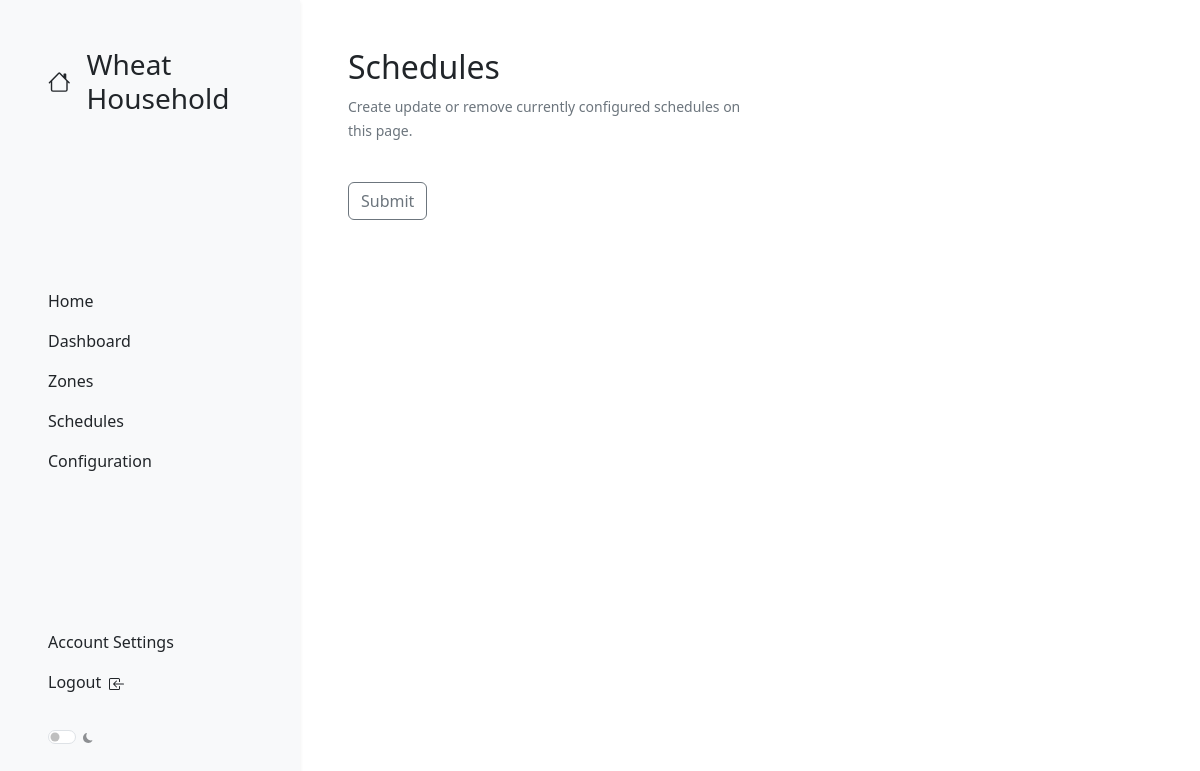
The app's page /schedules (signed in), older data.
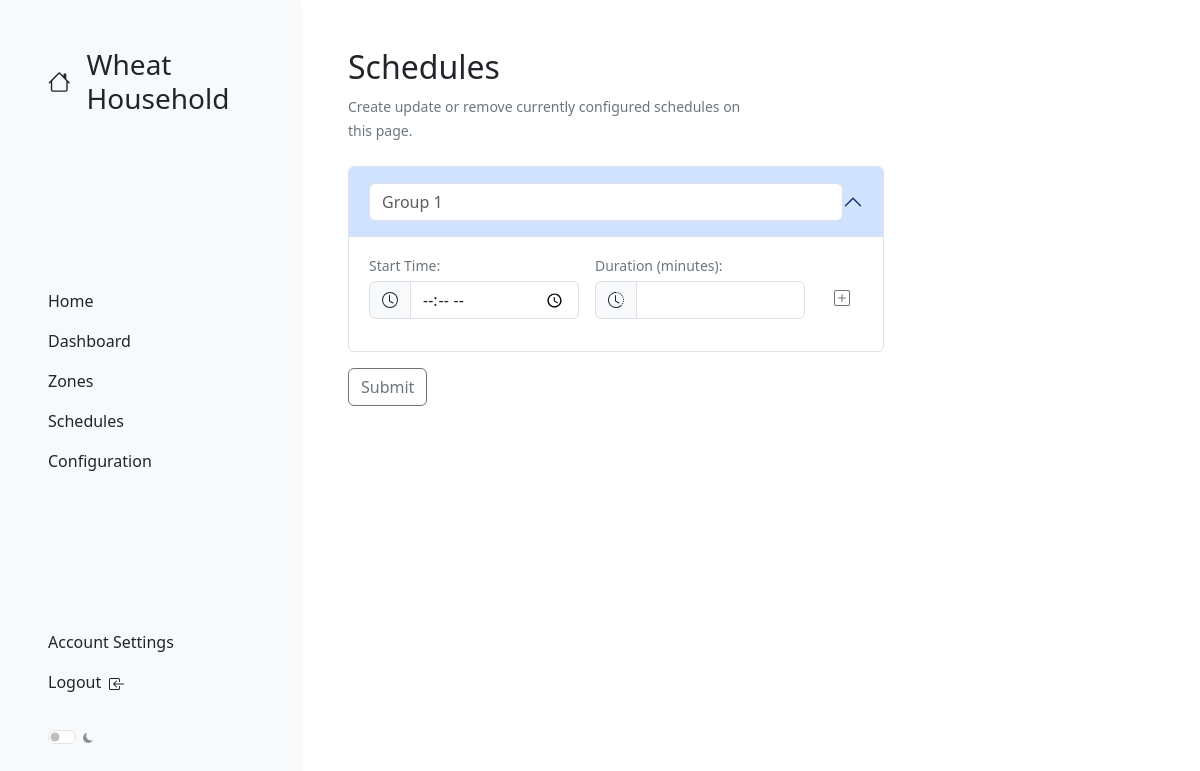
The same page, newer data.
### app.py (models this page shows, shortened)
class Groups(db.Model):
    __tablename__ = "groups"
    id = db.Column(db.Integer, primary_key=True, unique=True)
    name = db.Column(db.String(100), unique=False)
    db.relationship(
        'Schedules',
        backref="groups",
        cascade="all, delete"
    )

### app.py (the view)
@app.route("/schedules", methods=["GET", "POST"])
def schedules():
    groups = Groups.query.all()
    return render_template('schedules.html', groups=groups)

### app.py (called while the page is built)
@login_manager.user_loader
def load_user(user_id):
    return Users.query.get(int(user_id))

### templates/schedules.html (shortened to what this page needs)
{% extends "page.html" %}
{% block content %}
<div class="d-flex flex-column">
    <div class="col-sm-12 col-xs-12 col-xl-6 col-lg-8 col-md-10 mb-4">
        <h2>Schedules</h2>
        <p class="text-secondary mb-0"><small>Create update or remove currently configured schedules on this page.</small></p>
    </div>
    <div class="col-sm-12 col-xs-12 col-xl-8 col-lg-10 col-md-12 mb-4">
        <form action="/schedules?form=update_schedules" method="post">
        <div class="accordion" id="accordionExample">
            {% for group in groups %}
                <div class="accordion-item">
                    <h2 class="accordion-header">
                        <button class="accordion-button" type="button" data-bs-toggle="collapse" data-bs-target="#collapseOne" aria-expanded="true" aria-controls="collapseOne">
                            <input class="form-control" type="text" name="{{ group.name }}" placeholder="{{ group.name }}" required></input>
                        </button>
                    </h2>
                    <div id="collapseOne" class="accordion-collapse collapse show" data-bs-parent="#accordionExample">
                        <div class="accordion-body d-flex gap-3 align-middle">
                            <div class="w-100">
                                <p class="text-secondary mb-1"><small>Start Time:</small></p>
                                <div class="input-group pb-3" style="max-width:400px">
                                    <span class="input-group-text">
                                        <svg xmlns="http://www.w3.org/2000/svg" width="16" height="16" fill="currentColor" class="bi bi-clock" viewBox="0 0 16 16">
                                            <path d="M8 3.5a.5.5 0 0 0-1 0V9a.5.5 0 0 0 .252.434l3.5 2a.5.5 0 0 0 .496-.868L8 8.71z"/>
                                            <path d="M8 16A8 8 0 1 0 8 0a8 8 0 0 0 0 16m7-8A7 7 0 1 1 1 8a7 7 0 0 1 14 0"/>
                                        </svg>
                                    </span>
                                    <input class="form-control" type="time" name="" placeholder="" required />
                                </div>
                            </div>
                            <div class="w-100">
                                <p class="text-secondary mb-1"><small>Duration (minutes):</small></p>
                                <div class="input-group pb-3" style="max-width:400px">
                                    <span class="input-group-text">
                                    </span>
                                    <input class="form-control" type="number" name="" placeholder="" required />
                                </div>
                            </div>
                            <button class="btn h-50 my-auto text-secondary mt-4">
                            </button>
                        </div>
                    </div>
                </div>
            {% endfor %}
        </div>
        <button class="my-3 btn btn-outline-secondary d-block" type="submit">Submit</button>
        </form>
    </div>
</div>
{% endblock %}

### templates/page.html (shortened to what this page needs)
<!DOCTYPE html>
<html lang="en">
<head>
    <link rel="stylesheet" type="text/css" href="{{ url_for('static', filename='css/bootstrap.min.css') }}">
    <link rel="stylesheet" type="text/css" href="{{ url_for('static', filename='css/app.css') }}">
</head>
<body>
    <div class="container-fluid">
        <div class="row min-vh-100">
            <div id="sidebar" class="col-xl-3 col-md-4 col-xs-12 bg-light shadow-sm p-3 p-sm-3 p-md-5">
                <div class="d-none d-md-flex flex-column align-items-start justify-content-between" style="min-height:100%;">
                    <div class="d-flex justify-content-between mb-4 align-items-center">
                        {% block nav_heading %}
                            <h3 class="ps-3 m-0">Wheat Household</h3>
                        {% endblock %}
                    </div>
                    {% block navigation %}
                    <ul class="navbar-nav flex-column">
                        <li class="nav-item">
                            <a class="nav-link active" aria-current="page" href="/">Home</a>
                        </li>
                        <li class="nav-item">
                            <a class="nav-link" href="/dashboard">Dashboard</a>
                        </li>
                        <li class="nav-item">
                            <a class="nav-link" href="/zones">Zones</a>
                        </li>
                        <li class="nav-item">
                            <a class="nav-link" href="/schedules">Schedules</a>
                        </li>
                        <li class="nav-item">
                            <a class="nav-link" href="/configuration">Configuration</a>
                        </li>
                    </ul>
                    <div class="">
                        <div class="d-flex flex-column navbar-nav">
                            {% if current_user.is_authenticated %}
                                <a class="nav-link" href="/account">
                                    Account Settings
                                </a>
                                <a class="nav-link" href="/logout">
                                    Logout
                                </a>
                            {% endif %}
                        </div>
                        <div class="form-check form-switch small mt-4">
                            <input class="form-check-input darkModeSwitch" type="checkbox" id="darkModeSwitch" checked>
                        </div>
                    </div>
                    {% endblock %}
                </div>
            </div>
            <div id="content" class="col-xl-9 col-md-8 col-xs-12 p-5 vh-100 overflow-scroll">
                {% block content %}
                {% endblock %}
            </div>
        </div>
    </div>
</body>
</html>

Row changes from the older to the newer data that the page shows:
added Groups: name "Group 1"
